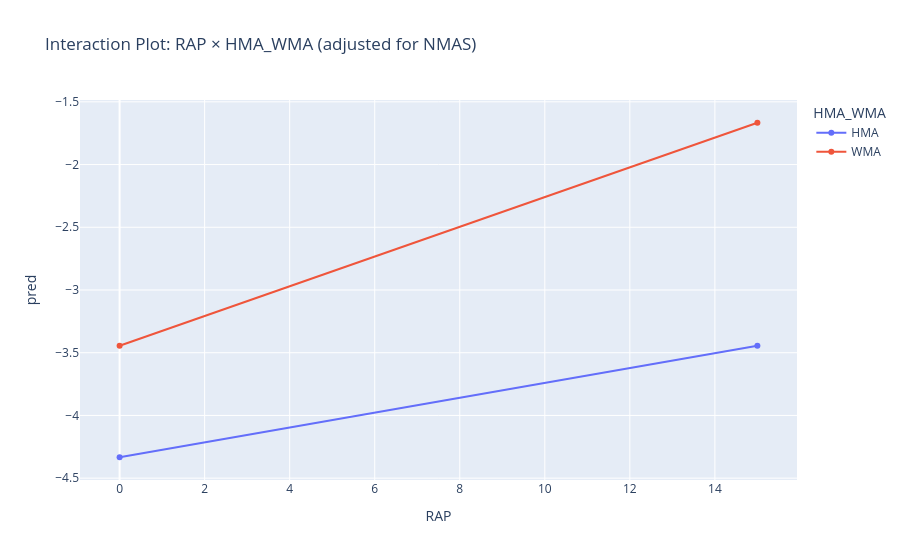

Source (notebook cell):
### Code cell
two_way_interaction([Factor('C(RAP)'), Factor('C(HMA_WMA)')], [Factor('C(NMAS)')], True)

### Figure 1 — Plotly figure (JSON) as saved in the notebook; plotly's stock layout.template omitted (floating-point values rounded to 4 significant figures)
{"data": [{"hovertemplate": "HMA_WMA=HMA<br>RAP=%{x}<br>pred=%{y}<extra></extra>", "legendgroup": "HMA", "line": {"color": "#636efa", "dash": "solid"}, "marker": {"symbol": "circle"}, "mode": "lines+markers", "name": "HMA", "orientation": "v", "showlegend": true, "type": "scatter", "x": [0, 15], "xaxis": "x", "y": [-4.333, -3.444], "yaxis": "y"}, {"hovertemplate": "HMA_WMA=WMA<br>RAP=%{x}<br>pred=%{y}<extra></extra>", "legendgroup": "WMA", "line": {"color": "#EF553B", "dash": "solid"}, "marker": {"symbol": "circle"}, "mode": "lines+markers", "name": "WMA", "orientation": "v", "showlegend": true, "type": "scatter", "x": [0, 15], "xaxis": "x", "y": [-3.444, -1.667], "yaxis": "y"}], "layout": {"legend": {"title": {"text": "HMA_WMA"}, "tracegroupgap": 0}, "title": {"text": "Interaction Plot: RAP × HMA_WMA (adjusted for NMAS)"}, "xaxis": {"anchor": "y", "domain": [0, 1], "title": {"text": "RAP"}}, "yaxis": {"anchor": "x", "domain": [0, 1], "title": {"text": "pred"}}}}
